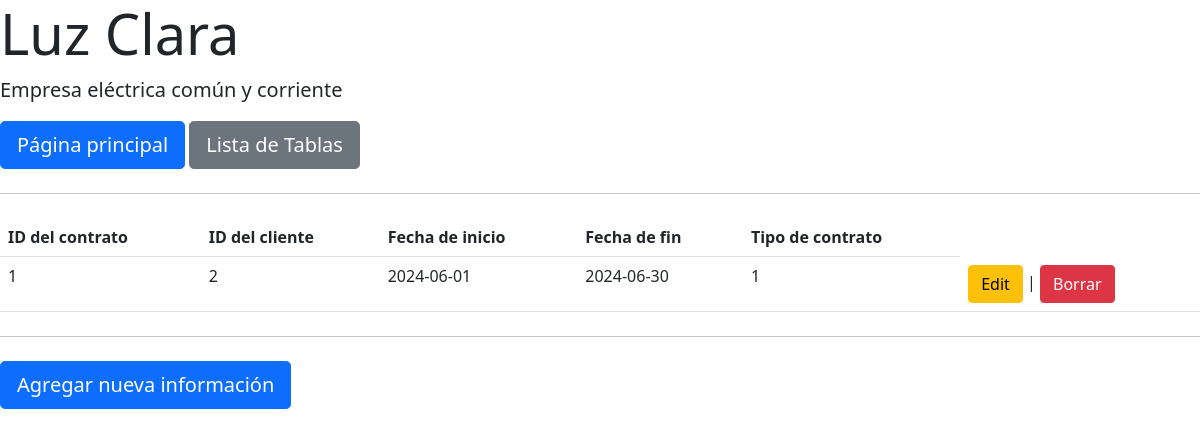
/listaContratos.php, run on the app's committed database.
### tables this page shows
CREATE TABLE `contrato` (
  `id_contrato` int NOT NULL,
  `id_cliente` int NOT NULL,
  `fecha_inicio` date NOT NULL,
  `fecha_final` date NOT NULL,
  `id_tipo_contrato` int NOT NULL
);

### listaContratos.php (the view, shortened to what this page needs)
<?php include('index.php');
$result = mysqli_query($mysqli, "SELECT * FROM contrato ORDER BY id_contrato");
?>
<html>
<head>
</head>
<body>
	<table class="table">
		<tr>
			<td><strong>ID del contrato</strong></td>
			<td><strong>ID del cliente</strong></td>
			<td><strong>Fecha de inicio</strong></td>
			<td><strong>Fecha de fin</strong></td>
			<td><strong>Tipo de contrato</strong></td>
		</tr>
		<?php
		while ($res = mysqli_fetch_assoc($result))
		{
			echo "<tr>";
			echo "<td>".$res['id_contrato']."</td>";
			echo "<td>".$res['id_cliente']."</td>";
			echo "<td>".$res['fecha_inicio']."</td>";
			echo "<td>".$res['fecha_final']."</td>";
			echo "<td>".$res['id_tipo_contrato']."</td>";
			echo "<td><a href=\"plantillaEditarInformacionContratos.php?id=$res[id_contrato]\" class=\"btn btn-warning\">Edit</a> |
			<a href=\"borrarInformacionContratos.php?id=$res[id_contrato]\" class=\"btn btn-danger\" onClick=\"return confirm('¿Estás seguro que quieres borrar esto?')\">Borrar</a></td>";
		}
		?>
	</table>
	<hr class="my-4">
	<a class="btn btn-primary btn-lg" href="plantillaAgregarInformacionContratos.php">Agregar nueva información</a>
</body>
</html>

### data on the page
contrato: id_contrato "1", id_cliente "2", fecha_inicio "2024-06-01", fecha_final "2024-06-30", id_tipo_contrato "1"
